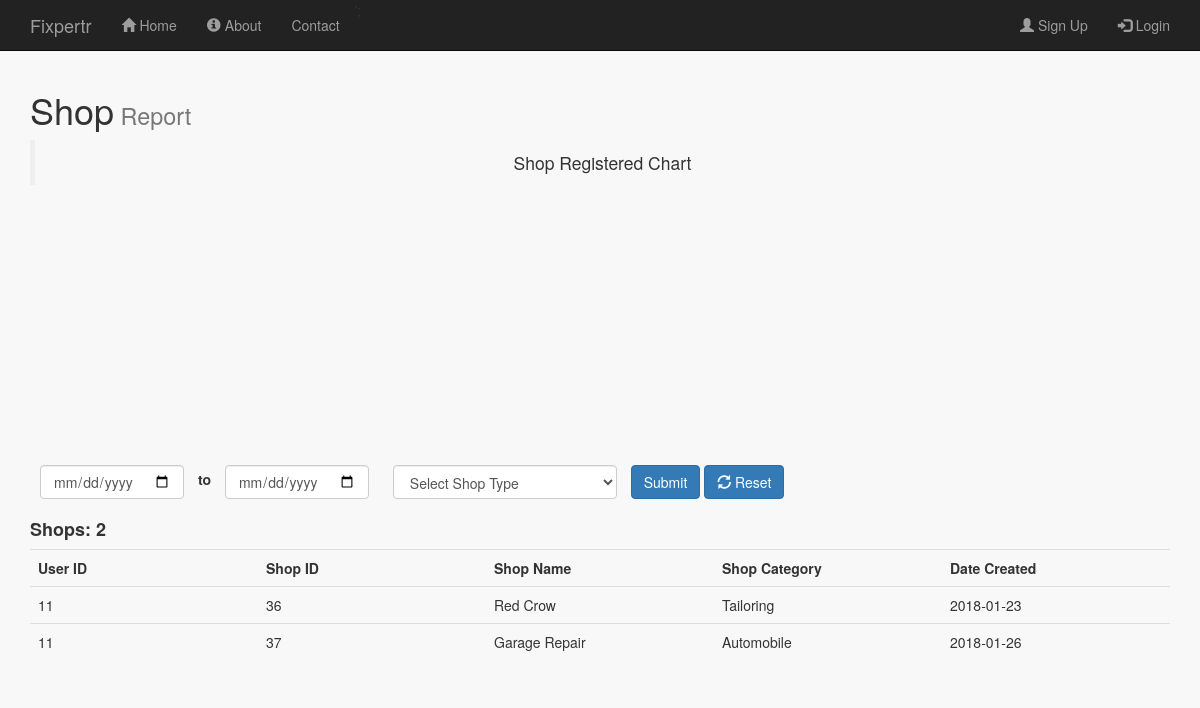
/public/shop_report.php, run on the app's committed database.
### tables this page shows
CREATE TABLE IF NOT EXISTS `shops` (
  `shop_id` int(11) NOT NULL AUTO_INCREMENT,
  `user_id` int(11) NOT NULL,
  `shop_cat_id` int(11) NOT NULL,
  `shop_name` varchar(256) NOT NULL,
  `shop_description` varchar(256) NOT NULL,
  `shop_image` varchar(256) NOT NULL,
  `shop_contact` varchar(256) NOT NULL,
  `day_start` varchar(20) NOT NULL,
  `day_end` varchar(20) NOT NULL,
  `time_start` time NOT NULL,
  `time_end` time NOT NULL,
  `date_created` date NOT NULL,
  PRIMARY KEY (`shop_id`),
  KEY `shops_ibfk_1` (`user_id`),
  KEY `shop_cat_id` (`shop_cat_id`)
);

CREATE TABLE IF NOT EXISTS `shop_categories` (
  `shop_cat_id` int(11) NOT NULL AUTO_INCREMENT,
  `shop_category` varchar(256) NOT NULL,
  `category_desc` text NOT NULL,
  PRIMARY KEY (`shop_cat_id`)
);

### public/shop_report.php (the view, shortened to what this page needs)
<?php
    include_once '../includes/db_connection.php';
    $date_start = '';
    $date_end = '';
        $results = mysqli_query($connection, "SELECT * FROM shops,shop_categories WHERE shops.shop_cat_id = shop_categories.shop_cat_id ");
        $count_results = mysqli_query($connection,"SELECT COUNT(*) as count FROM shops ") or die(mysqli_error($connection));
         $record = mysqli_fetch_array($count_results);
         $count = $record['count'];
?>
<!doctype html>
<html lang="en">
  <head>
    <link rel="stylesheet" type="text/css" href="stylesheets/bootstrap.min.css">
    <link rel="stylesheet" type="text/css" href="stylesheets/mystyles.css">
     <link rel="stylesheet" href="//cdnjs.cloudflare.com/ajax/libs/morris.js/0.5.1/morris.css">
  </head>
  <body id="shop_report">
  <?php include '../includes/layouts/admin_header.php';?>
      <div class=" content container">
       <h1>Shop<small> Report</small></h1>
       <blockquote class="text-center">Shop Registered Chart</blockquote>
         <div class="row">
        <div class="col-sm-12">
        <div class="">
               <div id="chart" style="height: 250px;"></div>
        </div>
        </div>
      </div>
        <div class="row">
         <form action="shop_report.php" class="form-inline" method="POST">
         <div class="col-sm-9">
          <div class="form-group">
            <input type="date" name="date_start" class="form-control" style="margin: 10px;" value="<?php echo $date_start;?>">
            <label> <p>to</p> </label>
             <input type="date" name="date_end" class="form-control" style="margin: 10px;" value="<?php echo $date_end;?>">
              <select name="shop_type" id="shop_type" class="form-control" style="margin:10px;">
                <option value="">Select Shop Type</option>
                </select>
               <button type="submit" name="submit" class="btn btn-primary">Submit</button>
                <button type="submit" name="reset" class="btn btn-primary"><span class="glyphicon glyphicon-refresh"></span> Reset</button>
          </div>
         </div>
           </form>
        </div>
       <div class="row">
         <div class="col-sm-12">
              <h4><strong>Shops: <?php echo $count; ?></strong></h4>
              <div class="table-responsive">
              <table class="table">
                <tr>
                      <th width="10%"> User ID</th>
                    <th width="10%"> Shop ID</th>
                  <th width="10%">Shop Name</th>
                  <th width="10%">Shop Category</th>
                  <th width="10%">Date Created</th>
                </tr>
                 <?php while ($row = mysqli_fetch_array($results)) { ?>
                  <tr>
                      <td><?php echo $row['user_id']; ?></td>
                      <td><?php echo $row['shop_id']; ?></td>
                      <td><?php echo $row['shop_name']; ?></td>
                      <td><?php echo $row['shop_category']; ?></td>
                      <td><?php echo $row['date_created']; ?></td>
                  </tr>
                  <?php } ?>
              </table>
            </div>
           </div>
       </div>
      </div>
    <?php include '../includes/layouts/footer.php';?>

### public/stylesheets/mystyles.css (style rules this page uses)
.content { padding-top: 70px; }
body { background-color: #f8f8f8; }

### data on the page
shops: user "11", shop_id "36", shop_name "Red Crow", shop_cat.shop_category "Tailoring", date_created "2018-01-23"
shops: user "11", shop_id "37", shop_name "Garage Repair", shop_cat.shop_category "Automobile", date_created "2018-01-26"

### other printed values
$count "2"
